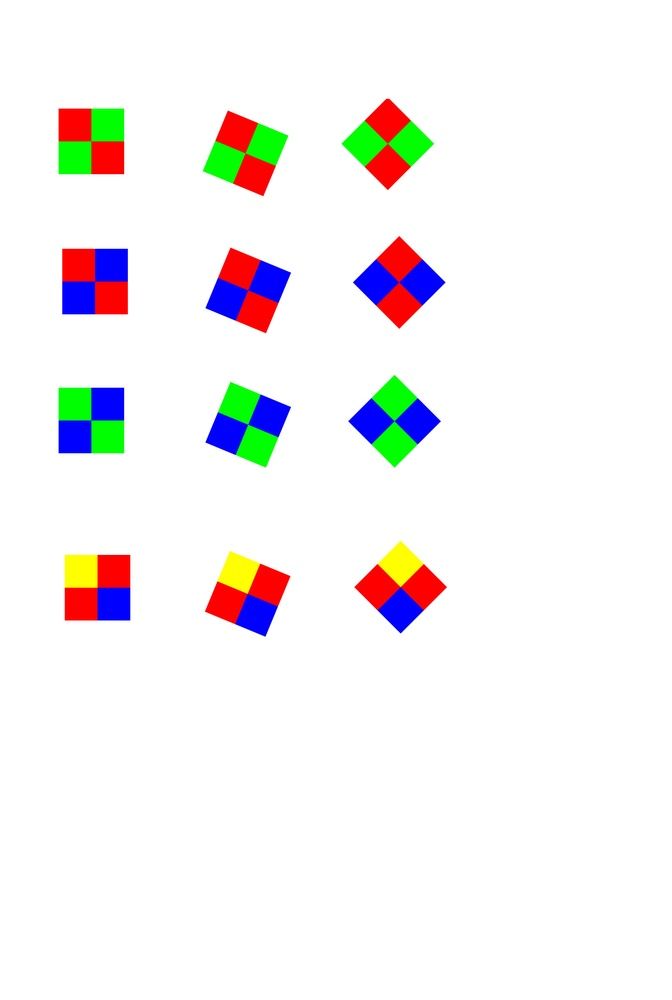
#> input picture GridDetect/anglemarkers.jpg, 672 x 1000 px, shrunk from 1640 x 2440 before the run
$ python blob.py
#> lines starting #> are read from the running program, lines starting #| are printed output that depends on the picture
from PIL import Image
import math
import pickle


# Pixel Colour check function
def pixColour(r, g, b):
    if r > 2*g and r > 2*b:
        return 1                    # Pixel is mostly red
    elif g > 2*r and g > 2*b:
        return 2                    # Pixel is mostly green
    elif b > 2*r and b > 2*g:
        return 3                    # Pixel is mostly blue
    elif r > 2*b and g > 2*b:
        return 4                    # Pixel is mostly yellow
    else:
        return 5                    # Pixel is mostly other


img = Image.open("anglemarkers.jpg")
#> img is the input picture: PIL image 672x1000 RGB; mean R, G, B 243.8, 241.5, 241.4

print ("The size of the image is: ")
print (img.size)
#| (672, 1000)

pixels = img.load()

numRed = 0
numGreen = 0
numBlue = 0
numYellow = 0

#Creates a new grid for storing the sample information. This is 1/6th the size of the image
SampleGrid = [[0 for i in range(0, math.ceil(img.size[1]/6))] for i in range(0, math.ceil(img.size[0]/6))]

#Step through by 6 each time, this ignores a significant part of the image, 'Sampling' the colours at most areas
for y in range(0, img.size[1]-2, 6):
    for x in range(0, img.size[0]-2, 6):
        for i in range(x, x+4):
            for j in range(y, y+4):
                (r, g, b) = pixels[i, j]

                if pixColour(r, g, b) == 1:
                    r = 255
                    b = 0
                    g = 0
                    numRed = numRed + 1
                elif pixColour(r, g, b) == 2:
                    r = 0
                    b = 0
                    g = 255
                    numGreen = numGreen + 1
                elif pixColour(r, g, b) == 3:
                    r = 0
                    b = 255
                    g = 0
                    numBlue = numBlue + 1
                elif pixColour(r, g, b) == 4:
                    r = 255
                    b = 0
                    g = 255
                    numYellow = numYellow + 1
                elif pixColour(r, g, b) == 5:
                    r = 0
                    b = 0
                    g = 0

        if numRed > 5:
            #print ("found a block of red")
            for k in range(x, x+2):
                for l in range(y, y+2):
                    pixels[k, l] = (255, 0, 255)
            numRed = 0
            SampleGrid[math.ceil(x/6)][math.ceil(y/6)] = 1
        elif numGreen > 5:
            #print ("found a block of green")
            for k in range(x, x+2):
                for l in range(y, y+2):
                    pixels[k, l] = (0, 100,0)
            numGreen = 0
            SampleGrid[math.ceil(x/6)][math.ceil(y/6)] = 2
        elif numBlue > 5:
            #print ("found a block of blue")
            for k in range(x, x+2):
                for l in range(y, y+2):
                    pixels[k, l] = (0, 255,255)
            numBlue = 0
            SampleGrid[math.ceil(x/6)][math.ceil(y/6)] = 3
        elif numYellow > 5:
            #print ("found a block of yellow")
            for k in range(x, x+2):
                for l in range(y, y+2):
                    pixels[k, l] = (255, 165, 0)
            numYellow = 0
            SampleGrid[math.ceil(x/6)][math.ceil(y/6)] = 4
        else:
            for k in range(x, x+2):
                for l in range(y, y+2):
                    pixels[k, l] = (150, 150, 150)
            SampleGrid[math.ceil(x/6)][math.ceil(y/6)] = 0


    #etc....
    numRed = 0
    numGreen = 0
    numBlue = 0
    numYellow = 0
#> after the loop, SampleGrid = 112 items

print(SampleGrid)
#> (printed output is left out)

#String of the form WXYZ of the marker:
#    W X
#    Z Y
markerCodes = []
#Integer size of the marker (in pixels)
markerSizes = []
#Integer rotation of the marker from 0 to 15 clockwise
markerRots = []

#Iterate through the Sample Grid, looking for markers
for y in range(0, math.ceil(img.size[1]/6) - 4):
    for x in range(0, math.ceil(img.size[0]/6) - 4):
        #5x5 window of sample blocks to check for a marker
        window = [
        [SampleGrid[x][y], SampleGrid[x+1][y], SampleGrid[x+2][y]],
        [SampleGrid[x][y+1], SampleGrid[x+1][y+1], SampleGrid[x+2][y+1]],
        [SampleGrid[x][y+2], SampleGrid[x+1][y+2], SampleGrid[x+2][y+2]]
        ]
        #testWindow2 = [[SampleGrid[x][y],SampleGrid[x+2][y]],[SampleGrid[x][y+2],SampleGrid[x+2][y+2]]]
        #testWindow3 = [[SampleGrid[x][y],SampleGrid[x+2][y]],[SampleGrid[x][y+1],SampleGrid[x+2][y+1]]]
        #testWindow4 = [[SampleGrid[x][y],SampleGrid[x+1][y]],[SampleGrid[x][y+2],SampleGrid[x+1][y+2]]]

        # BLANK tile marker check RGRG
        if window[0][0] == 1 and window[2][2] == 1 and window[2][0] == 2 and window[0][2] == 2:
            print("RGRG 'Blank tile' Marker has been found at center (", x*6, ",", y*6, ") with rotation 0")
            for xmark in range((x-10) * 6, (x+10)*6):
                for ymark in range((y-10)*6, (y+10)*6):
                    pixels[xmark, ymark] = (0, 0, 0)    # We have found a BLANK tile marker
        elif window[1][0] == 2 and window[1][2] == 2 and window[0][1] == 1 and window[2][1] == 1:
            print("RGRG 'Blank tile' Marker has been found at center (", x*6, ",", y*6, ") with rotation 45")
            for xmark in range((x-10) * 6, (x+10)*6):
                for ymark in range((y-10)*6, (y+10)*6):
                    pixels[xmark, ymark] = (0, 0, 0)     # We have found a BLANK tile marker

        # AND gate tile marker check RBRB
        elif window[0][0] == 1 and window[2][2] == 1 and window[2][0] == 3 and window[0][2] == 3:
            print("RBRB 'And tile' Marker has been found at center (", x*6, ",", y*6, ") with rotation 0")
            for xmark in range((x-10) * 6, (x+10)*6):
                for ymark in range((y-10)*6, (y+10)*6):
                    pixels[xmark, ymark] = (0, 0, 0)     # We have found an AND gate tile marker
        elif window[1][0] == 3 and window[1][2] == 3 and window[0][1] == 1 and window[2][1] == 1:
            print("RBRB 'And tile' Marker has been found at center (", x*6, ",", y*6, ") with rotation 45")
            for xmark in range((x-10) * 6, (x+10)*6):
                for ymark in range((y-10)*6, (y+10)*6):
                    pixels[xmark, ymark] = (0, 0, 0)

        # OR gate tile marker check GBGB
        elif window[0][0] == 2 and window[2][2] == 2 and window[2][0] == 3 and window[0][2] == 3:
            print("GBGB 'Or tile' Marker has been found at center (", x*6, ",", y*6, ") with rotation 0")
            for xmark in range((x-10) * 6, (x+10)*6):
                for ymark in range((y-10)*6, (y+10)*6):
                    pixels[xmark, ymark] = (0, 0, 0)     # We have found an OR gate tile marker
        elif window[1][0] == 3 and window[1][2] == 3 and window[0][1] == 2 and window[2][1] == 2:
            print("GBGB 'Or tile' Marker has been found at center (", x*6, ",", y*6, ") with rotation 45")
            for xmark in range((x-10) * 6, (x+10)*6):
                for ymark in range((y-10)*6, (y+10)*6):
                    pixels[xmark, ymark] = (0, 0, 0)     # We have found an OR gate tile marker

        # NOT gate tile marker check YRBR
        elif window[0][0] == 4 and window[2][2] == 3 and window[2][0] == 1 and window[0][2] == 1:
            print("YRBR 'Not tile' Marker has been found at center (", x*6, ",", y*6, ") with rotation 0")
            for xmark in range((x-10) * 6, (x+10)*6):
                for ymark in range((y-10)*6, (y+10)*6):
                    pixels[xmark, ymark] = (0, 0, 0)      # We have found an NOT gate tile marker
        elif window[1][0] == 1 and window[1][2] == 1 and window[0][1] == 4 and window[2][1] == 3:
            print("YRBR 'Not tile' Marker has been found at center (", x*6, ",", y*6, ") with rotation 45")
            for xmark in range((x-10) * 6, (x+10)*6):
                for ymark in range((y-10)*6, (y+10)*6):
                    pixels[xmark, ymark] = (0, 0, 0)     # We have found an NOT gate tile marker

img.save("blobout.jpg")
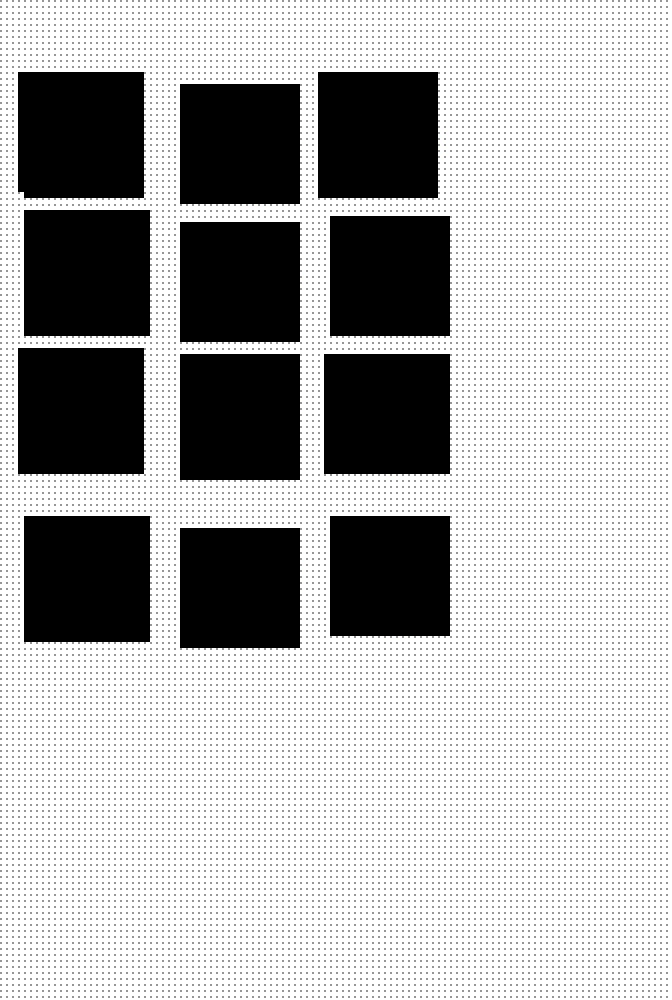
#> saved as blobout.jpg: PIL image 672x1000 RGB; mean R, G, B 177.8, 177.8, 177.8
